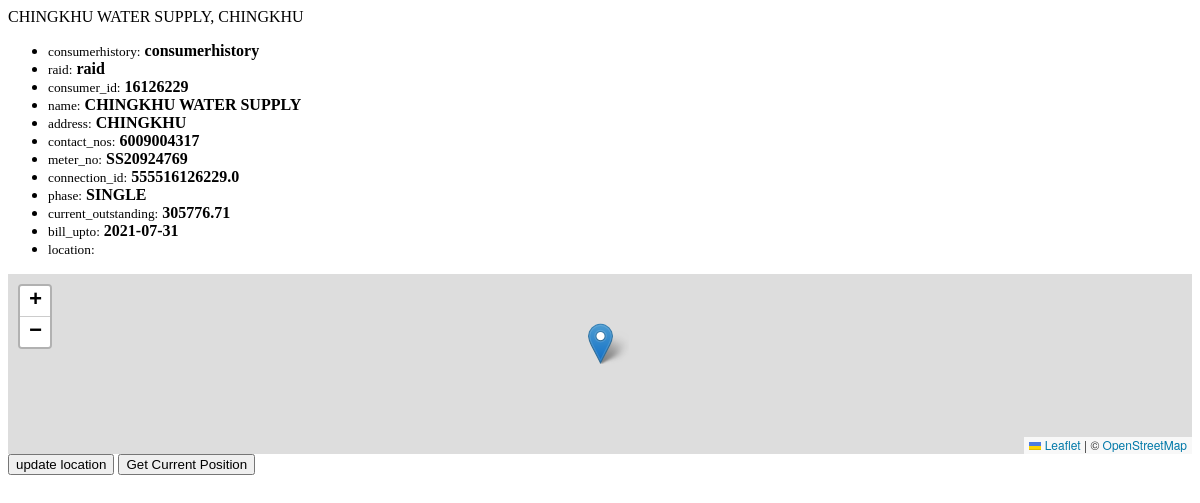
Page /consumers/16126229/ on the earlier database version.
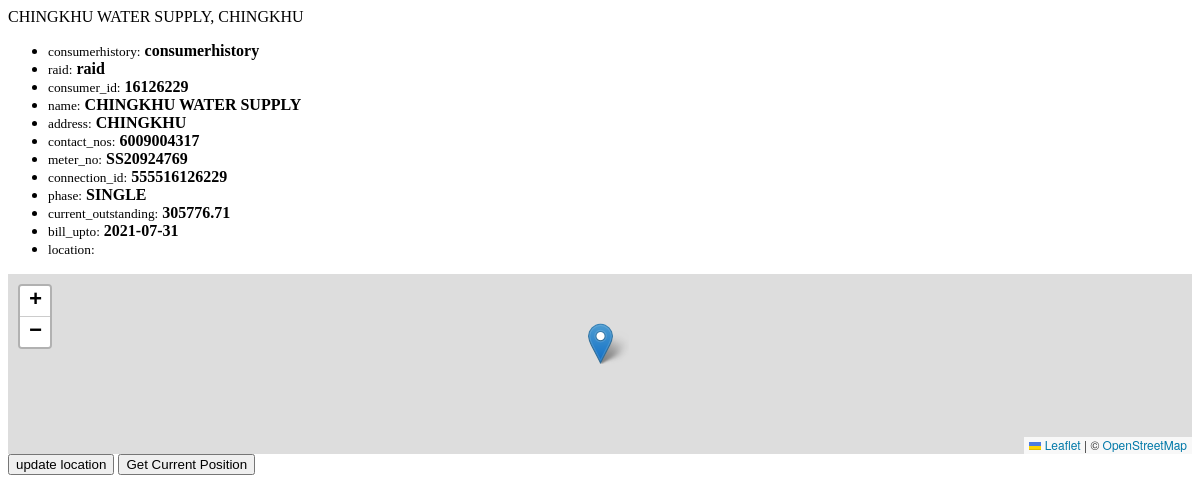
Same page on the later database version.
### consumers/models.py (models this page shows)
class Consumer(models.Model):
    consumer_id = models.IntegerField(primary_key=True)
    name = models.CharField(max_length=100)
    address = models.CharField(max_length=200)
    contact_nos = models.CharField(max_length=30,null=True,blank=True)
    meter_no = models.CharField(max_length=20,null=True,blank=True)
    connection_id = models.CharField(max_length=20,null=True,blank=True)
    phase = models.CharField(max_length=10, choices=[('SINGLE', 'SINGLE'), ('THREE', 'THREE')])
    current_outstanding = models.DecimalField(default=0, max_digits=15, decimal_places=2)
    bill_upto = models.DateField(null=True, blank=True)
    tags = TaggableManager(blank=True)
    location = PlainLocationField(based_fields=["city"], zoom=15, default='24.823044419753995,93.95751714635482', blank=True, null=True)
    def __str__(self):
        return f'{self.name}, {self.address}'

### consumers/views.py (the view)
# urls.py: path("<int:consumer_id>/", views.consumer_details, name="consumer_details"),
def consumer_details(request, consumer_id):
    c = Consumer.objects.get(consumer_id=consumer_id)
    context = {"consumer_details": c, "location": c.location, "consumer_id": c.consumer_id}
    return render(request,"consumers/consumer_details.html",context  )

### consumers/templatetags/my_filters.py (called while the page is built)
@register.filter(is_safe=True)
def get_field_value(obj):
    fields = obj._meta.get_fields()
    res = "<ul>"
    for f in fields:
        fs = f.name.split('.')
        name = fs[-1]
        v = getattr(obj, f.name, name)
        res += f'<li><small>{name}:</small> <strong>{v}</strong></li>'
    res += "</ul>"
    return res

### consumers/templates/consumers/consumer_details.html (shortened to what this page needs)
{% load my_filters %}
<!DOCTYPE html>
<html>
<head>
<link rel="stylesheet" href="https://unpkg.com/leaflet@1.9.4/dist/leaflet.css"
/>
</head>
<body>
<div id="snap1">
  {{consumer_details}}
 {{consumer_details|get_field_value|safe}}
</div>
<div id="map"></div>
<div>
<button id="update_latlng">update location</button>
<input id="btn_get_loc" type="button" value="Get Current Position" onclick="getCurrentPosition()"
</div>
</body>
</html>

Differences in the rows shown:
changed Consumer "CHINGKHU WATER SUPPLY, CHINGKHU": consumer_id+name+address "…6009004317 meter_no: SS20924769 connection_id: 555516126229.0 phase: SINGLE current_outstanding: 305776.71…" → "…6009004317 meter_no: SS20924769 connection_id: 555516126229 phase: SINGLE current_outstanding: 305776.71…"
